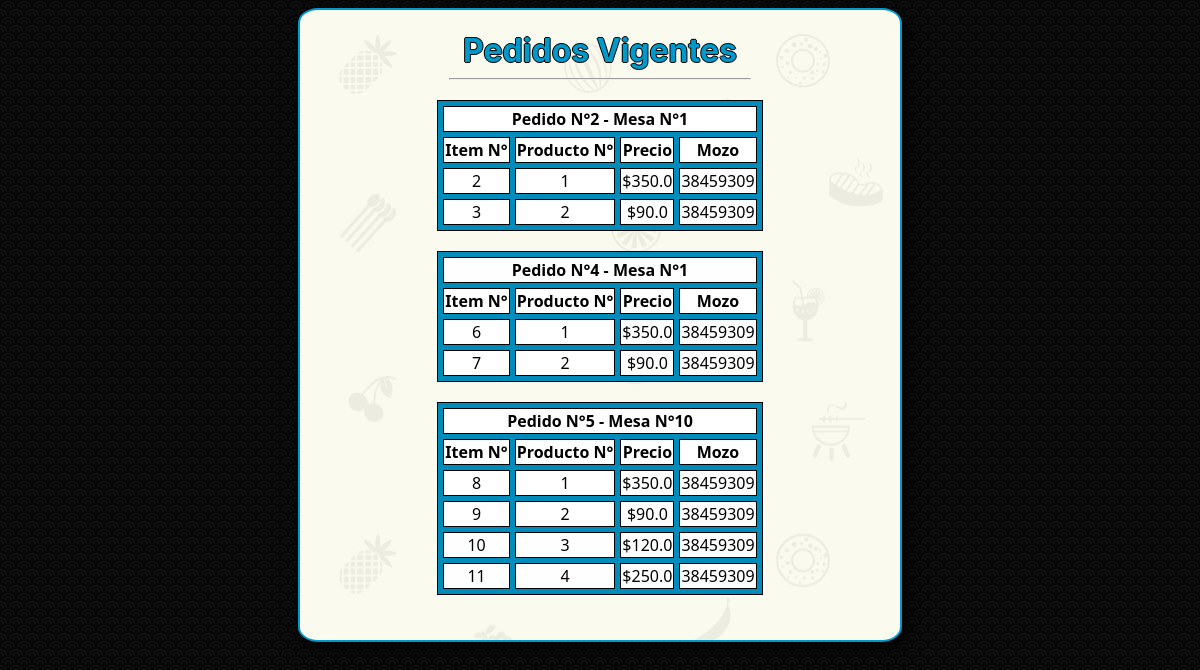
Screenshot of /ConsultaPedidoVigente with the database file from the repository.
### models.py (models this page shows)
class Pedidos(db.Model):
    __tablename__ = 'Pedidos'
    NumPedido = db.Column(db.Integer, primary_key = True)
    Fecha = db.Column(db.DateTime)
    Total = db.Column(db.Float)
    Cobrado = db.Column(db.String(20))
    Observacion = db.Column(db.String(80), nullable = False)
    DNIMozo = db.Column(db.Integer, db.ForeignKey('Usuarios.DNI'), nullable = False)
    Mesa = db.Column(db.Integer, nullable = False)
    item = db.relationship('ItemsPedidos', backref = 'itemspedidos', cascade = "all, delete-orphan", lazy = 'dynamic')

class ItemsPedidos(db.Model):
    __tablename__ = 'ItemsPedidos'
    NumItem = db.Column(db.Integer, primary_key = True, unique = True)
    NumPedido = db.Column(db.Integer, db.ForeignKey('Pedidos.NumPedido'))
    NumProducto = db.Column(db.Integer, db.ForeignKey('Productos.NumProducto'))
    Precio = db.Column(db.Float)
    Estado = db.Column(db.String(30))
    Producto = db.relationship('Productos')
    Pedido = db.relationship('Pedidos')

### app.py (the view)
@app.route('/ConsultaPedidoVigente', methods = ['POST', 'GET'])
def consultaPedidoVigente():
    listaPED = Pedidos.query.all()
    listaITE = ItemsPedidos.query.all()
    cant_pedi = len(listaPED)
    cant_item = len(listaITE)
    return render_template('listadoPedidosVigentes.html', listaPedis = listaPED, listaItems = listaITE, items = cant_item, pedis = cant_pedi)

### templates/listadoPedidosVigentes.html (shortened to what this page needs)
{% extends 'base_template.html' %}
{% block content %}
    <center>
        <div class="alMedio">
            <h1 class="title">Pedidos Vigentes</h1>
            <hr width="300px">
            <center>
                {% for i in range(pedis) %}
                    {% if listaPedis[i].Cobrado == 'False' %}
                        <table>
                            <tr><th colspan="5">Pedido N°{{listaPedis[i].NumPedido}} - Mesa N°{{listaPedis[i].Mesa}}</th></tr>
                            <tr><th>Item N°</th><th>Producto N°</th><th>Precio</th><th>Mozo</th></tr>
                            {% for j in range(items) %}
                                {% if listaItems[j].NumPedido == listaPedis[i].NumPedido %}
                                    <tr><td class="enelmedio">{{listaItems[j].NumItem}}</td><td class="enelmedio">{{listaItems[j].NumProducto}}</td><td class="enelmedio">${{listaItems[j].Precio}}</td><td>{{listaPedis[i].DNIMozo}}</td></tr>
                                {% endif %}
                            {% endfor %}
                        </table>
                    {% endif %}
                {% endfor %}
            </center>
        </div>
    </center>
{% endblock %}

### templates/base_template.html (shortened to what this page needs)
<!DOCTYPE html>
<html lang="es">
<head>
    <link href="{{url_for('static', filename = 'css/estilos.css')}}" rel="stylesheet">
</head>
<body>
    {% block content %}{% endblock %}
</body>
</html>

### static/css/estilos.css (style rules this page uses)
body { font-family: 'Segoe UI', Tahoma, Geneva, Verdana, sans-serif; background-image: url(../img/nami.png); color: #0099CC; }
.alMedio { background-image: url(../img/restaurant_icons.png); background-color: #9b9b9b8e; padding-bottom: 25px; text-align: center; border: 2px solid; border-radius: 20px / 15px; width: 600px; box-shadow: rgb(0, 0, 0) 5px 5px 20px; }
.title { font-family: -apple-system, BlinkMacSystemFont, 'Segoe UI', Roboto, Oxygen, Ubuntu, Cantarell, 'Open Sans', 'Helvetica Neue', sans-serif; margin-bottom: 5px; color: #0099CC; text-shadow: -1px 0 black, 0 1px black, 1px 0 black, 0 -1px black; }
table { margin: 20px; width: auto; border-collapse: collapse #0099CC; border: 1px solid #000000; border-collapse: separate; border-spacing: 5px; background: #008CBA url("gradient.gif") bottom left repeat-x; color: #fff; }
td, th { background: #fff; color: #000; border: 1px solid #000000; }
.enelmedio { text-align: center; }

### rows the page displays
Pedidos: Cobrado "False" (drawn), NumPedido "2", Mesa "1", DNIMozo "38459309" "38459309"
ItemsPedidos: NumItem "2", NumProducto "1", Precio "350.0"
ItemsPedidos: NumItem "3", NumProducto "2", Precio "90.0"
Pedidos: Cobrado "False" (drawn), NumPedido "4", Mesa "1", DNIMozo "38459309" "38459309"
ItemsPedidos: NumItem "6", NumProducto "1", Precio "350.0"
ItemsPedidos: NumItem "7", NumProducto "2", Precio "90.0"
Pedidos: Cobrado "False" (drawn), NumPedido "5", Mesa "10", DNIMozo "38459309" "38459309" "38459309" "38459309"
ItemsPedidos: NumItem "8", NumProducto "1", Precio "350.0"
ItemsPedidos: NumItem "9", NumProducto "2", Precio "90.0"
ItemsPedidos: NumItem "10", NumProducto "3", Precio "120.0"
ItemsPedidos: NumItem "11", NumProducto "4", Precio "250.0"
